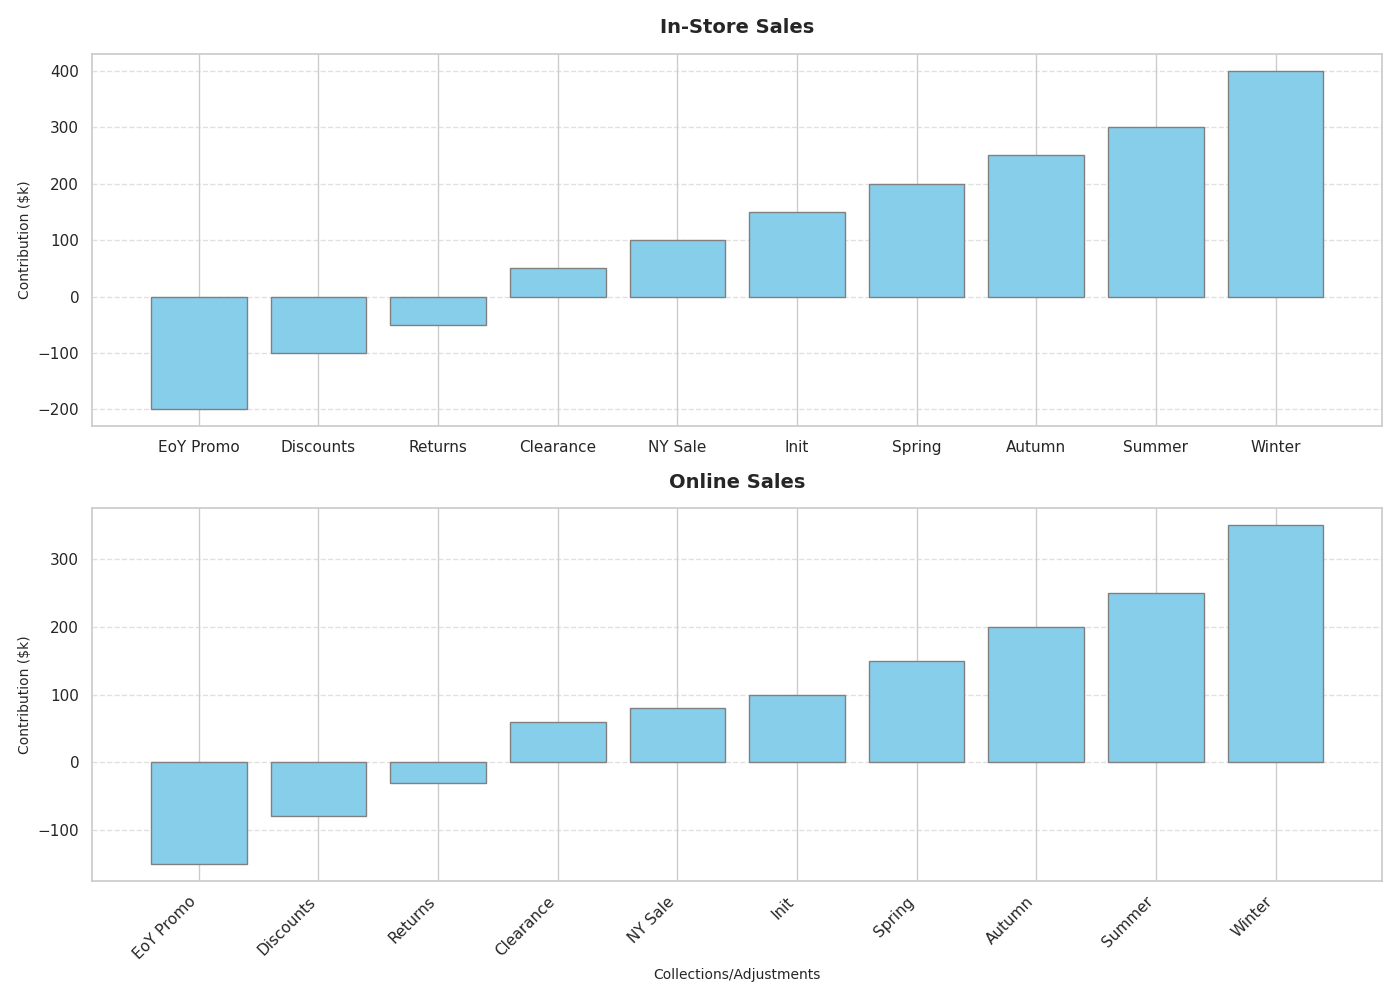

The Python source for this figure:
import matplotlib.pyplot as plt
import numpy as np

sales_contributions_instore = [150, 200, -50, 300, -100, 250, 400, -200, 100, 50]
sales_contributions_online = [100, 150, -30, 250, -80, 200, 350, -150, 80, 60]
labels = ["Init", "Spring", "Returns", "Summer", "Discounts", 
          "Autumn", "Winter", "EoY Promo", "NY Sale", "Clearance"]

sorted_indices_instore = np.argsort(sales_contributions_instore)
sorted_indices_online = np.argsort(sales_contributions_online)

sales_contributions_instore_sorted = np.array(sales_contributions_instore)[sorted_indices_instore]
labels_instore_sorted = np.array(labels)[sorted_indices_instore]

sales_contributions_online_sorted = np.array(sales_contributions_online)[sorted_indices_online]
labels_online_sorted = np.array(labels)[sorted_indices_online]

fig, ax = plt.subplots(2, 1, figsize=(14, 10))

ax[0].bar(labels_instore_sorted, sales_contributions_instore_sorted, color='skyblue', edgecolor='grey')
ax[0].set_title("In-Store Sales", fontsize=14, fontweight='bold', pad=15)
ax[0].set_ylabel('Contribution ($k)', fontsize=10)
ax[0].grid(axis='y', linestyle='--', alpha=0.6)

ax[1].bar(labels_online_sorted, sales_contributions_online_sorted, color='skyblue', edgecolor='grey')
ax[1].set_title("Online Sales", fontsize=14, fontweight='bold', pad=15)
ax[1].set_ylabel('Contribution ($k)', fontsize=10)
ax[1].set_xlabel('Collections/Adjustments', fontsize=10)
ax[1].grid(axis='y', linestyle='--', alpha=0.6)

plt.xticks(rotation=45, ha='right')
plt.tight_layout()
plt.show()
